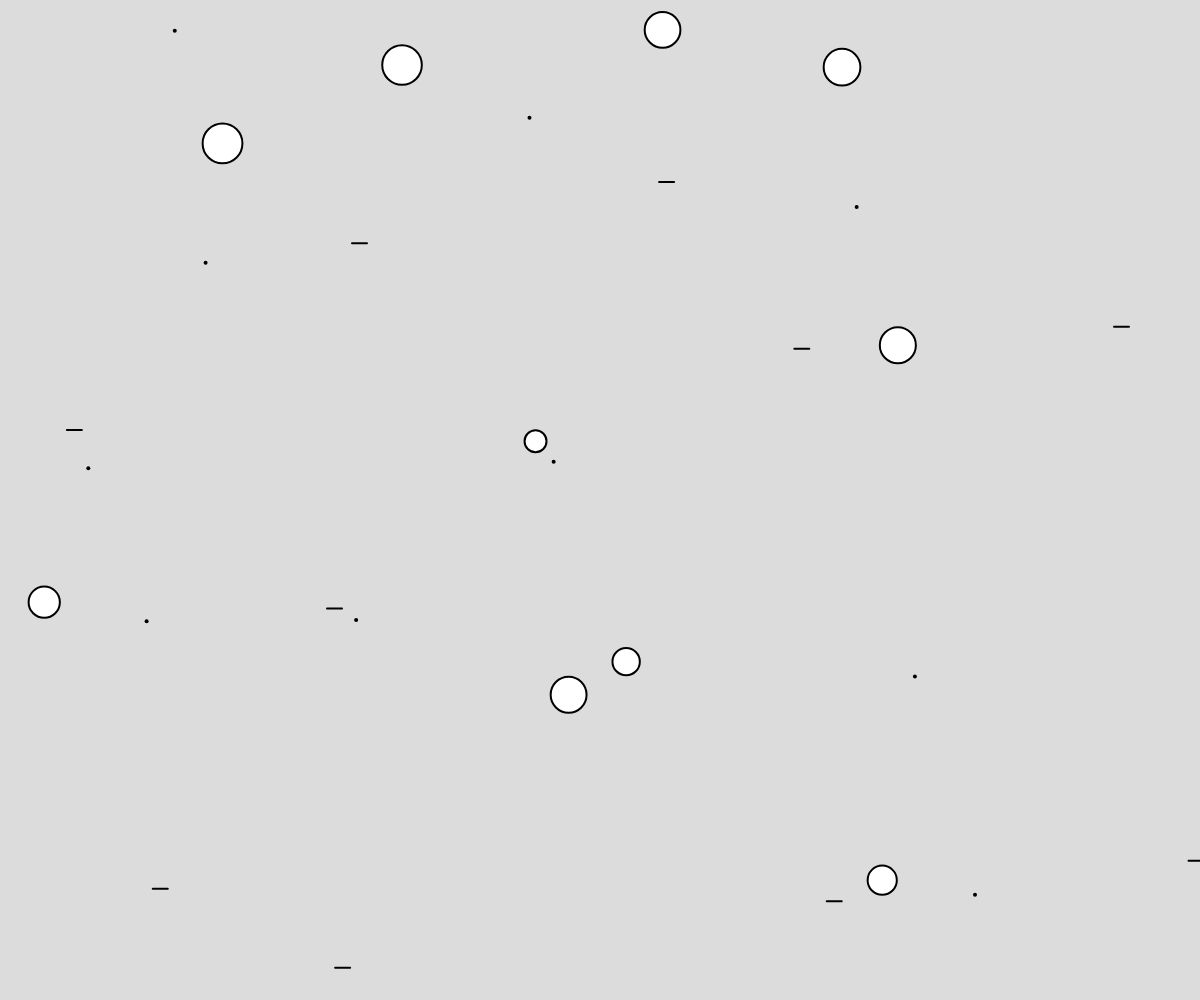
Frame 1 (no input)
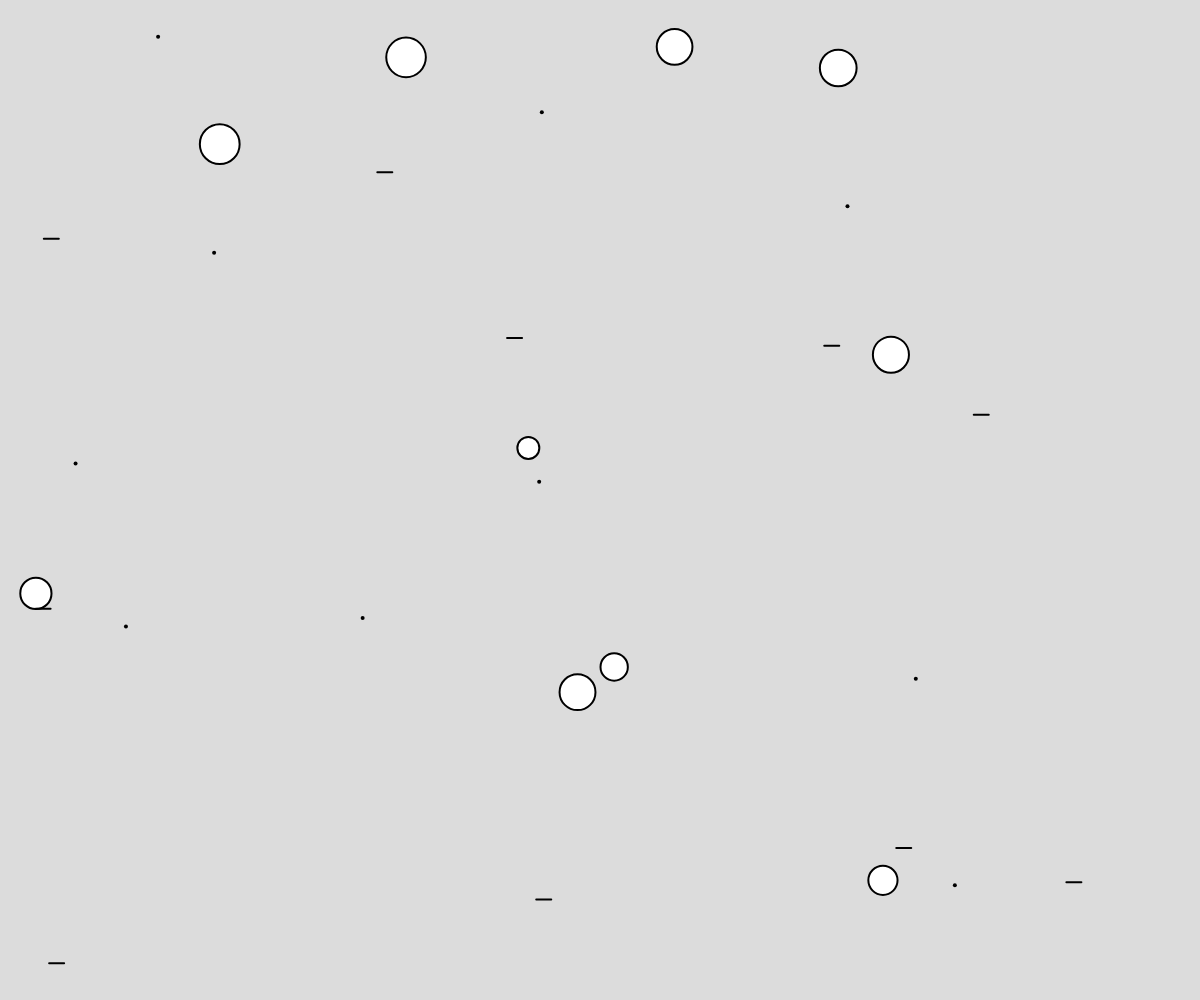
Frame 60 (no input)
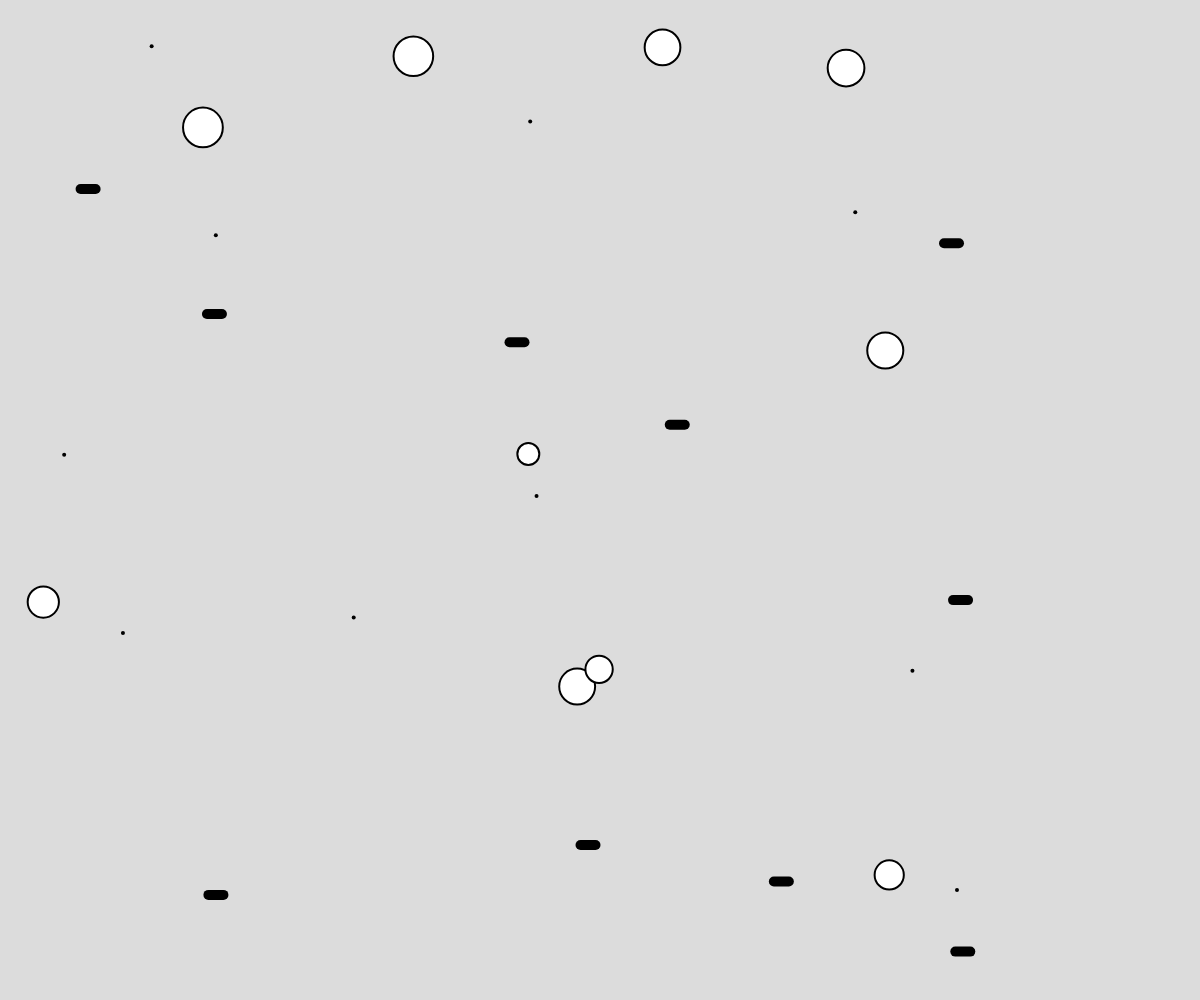
Frame 120 (the mouse pressed at the canvas centre since frame 60)

The p5.js sketch that drew these frames (run headless with seeded random() and noise() and a simulated clock; from frame 60 on, the mouse is pressed at the canvas centre):

// p5.js sketch
// ── sketch.js
// Project Title
// Your Name
// Date
//
// Extra for Experts:
// - describe what you did to take this project "above and beyond"

let objects = []; 


function setup() {
  createCanvas(windowWidth, windowHeight);
  for(let i = 0; i < 10; i++){
    objects.push(new animtedObject(random(width), random(height)));
    objects.push(new circleobj(random(width), random(height)));
    objects.push(new Lineobj());
  }
}

function draw() {
  background(220);
  for(let o of objects){
    o.move();
    o.display();
  }
}


class animtedObject{
  constructor(x,y){
    this.x =x; this.y= y;
    this.size= 1;
  }
  move(){
    this.x += random(-2,2);
    this.y += random(-2,2);
  }

  display(){
    strokeWeight(4);
    point(this.x,this.y);
  }
}

class circleobj extends animtedObject{
  constructor(x,y){
    super(x,y);
    this.size = random(20,40);
  }
  display(){
    strokeWeight(2);
    if(dist(this.x, this.y, mouseX, mouseY)<this.size/2){
      fill(255,0,0);
    }
    else fill(255)
    circle(this.x,this.y,this.size);
  }
}

class Lineobj extends animtedObject{
  constructor(){
    super(random(width), random(height));

  }
  move(){
    super.move();
    this.x -= 5;
    if(this.x < 0) this.x = width;
  }
  display(){
    if(mouseIsPressed) strokeWeight(10);
    else strokeWeight(2);
    line(this.x, this.y, this.x+15, this.y);
  }
}
